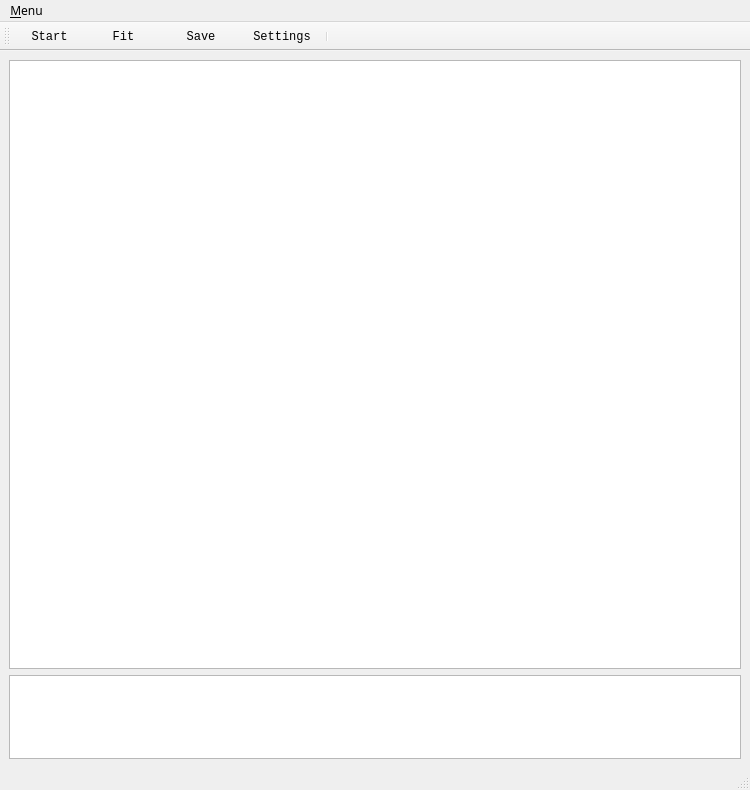
<?xml version="1.0" encoding="UTF-8"?>
<ui version="4.0">
 <class>MainWindow</class>
 <widget class="QMainWindow" name="MainWindow">
  <property name="geometry">
   <rect>
    <x>0</x>
    <y>0</y>
    <width>750</width>
    <height>790</height>
   </rect>
  </property>
  <property name="font">
   <font>
    <family>MS Reference Sans Serif</family>
   </font>
  </property>
  <property name="windowTitle">
   <string>qudi: HBT</string>
  </property>
  <widget class="QWidget" name="centralwidget">
   <layout class="QVBoxLayout" name="verticalLayout_2">
    <item>
     <widget class="PlotWidget" name="rabi_plot_PlotWidget"/>
    </item>
    <item>
     <widget class="QTextBrowser" name="fit_results_Text">
      <property name="sizePolicy">
       <sizepolicy hsizetype="Expanding" vsizetype="Preferred">
        <horstretch>0</horstretch>
        <verstretch>0</verstretch>
       </sizepolicy>
      </property>
      <property name="minimumSize">
       <size>
        <width>0</width>
        <height>50</height>
       </size>
      </property>
      <property name="maximumSize">
       <size>
        <width>16777215</width>
        <height>16777215</height>
       </size>
      </property>
      <property name="baseSize">
       <size>
        <width>0</width>
        <height>50</height>
       </size>
      </property>
      <property name="verticalScrollBarPolicy">
       <enum>Qt::ScrollBarAlwaysOff</enum>
      </property>
      <property name="horizontalScrollBarPolicy">
       <enum>Qt::ScrollBarAsNeeded</enum>
      </property>
      <property name="sizeAdjustPolicy">
       <enum>QAbstractScrollArea::AdjustToContents</enum>
      </property>
      <property name="html">
       <string>&lt;!DOCTYPE HTML PUBLIC &quot;-//W3C//DTD HTML 4.0//EN&quot; &quot;http://www.w3.org/TR/REC-html40/strict.dtd&quot;&gt;
&lt;html&gt;&lt;head&gt;&lt;meta name=&quot;qrichtext&quot; content=&quot;1&quot; /&gt;&lt;style type=&quot;text/css&quot;&gt;
p, li { white-space: pre-wrap; }
&lt;/style&gt;&lt;/head&gt;&lt;body style=&quot; font-family:'MS Reference Sans Serif'; font-size:8.25pt; font-weight:400; font-style:normal;&quot;&gt;
&lt;p style=&quot;-qt-paragraph-type:empty; margin-top:0px; margin-bottom:0px; margin-left:0px; margin-right:0px; -qt-block-indent:0; text-indent:0px; font-family:'MS Shell Dlg 2';&quot;&gt;&lt;br /&gt;&lt;/p&gt;&lt;/body&gt;&lt;/html&gt;</string>
      </property>
     </widget>
    </item>
   </layout>
  </widget>
  <widget class="QMenuBar" name="menubar">
   <property name="geometry">
    <rect>
     <x>0</x>
     <y>0</y>
     <width>750</width>
     <height>21</height>
    </rect>
   </property>
   <widget class="QMenu" name="menuView">
    <property name="title">
     <string>&amp;Menu</string>
    </property>
    <addaction name="actionClose"/>
   </widget>
   <addaction name="menuView"/>
  </widget>
  <widget class="QStatusBar" name="statusbar"/>
  <widget class="QToolBar" name="counting_control_ToolBar">
   <property name="font">
    <font>
     <family>Consolas</family>
    </font>
   </property>
   <property name="windowTitle">
    <string>Counting Controls</string>
   </property>
   <property name="toolButtonStyle">
    <enum>Qt::ToolButtonTextUnderIcon</enum>
   </property>
   <attribute name="toolBarArea">
    <enum>TopToolBarArea</enum>
   </attribute>
   <attribute name="toolBarBreak">
    <bool>false</bool>
   </attribute>
   <addaction name="run_rabi_Action"/>
   <addaction name="fit_rabi_Action"/>
   <addaction name="save_rabi_Action"/>
   <addaction name="settings_Action"/>
   <addaction name="separator"/>
  </widget>
  <action name="run_rabi_Action">
   <property name="checkable">
    <bool>true</bool>
   </property>
   <property name="icon">
    <iconset>
     <normaloff>assets/start-counter.svg</normaloff>
     <normalon>assets/stop-counter.svg</normalon>assets/start-counter.svg</iconset>
   </property>
   <property name="text">
    <string>Run</string>
   </property>
   <property name="iconText">
    <string> Start </string>
   </property>
   <property name="toolTip">
    <string>Start a measurement</string>
   </property>
  </action>
  <action name="save_rabi_Action">
   <property name="icon">
    <iconset>
     <normaloff>assets/document-save.svg</normaloff>assets/document-save.svg</iconset>
   </property>
   <property name="text">
    <string>Save</string>
   </property>
   <property name="iconText">
    <string>  Save  </string>
   </property>
   <property name="toolTip">
    <string>Save measurement to file</string>
   </property>
  </action>
  <action name="fit_rabi_Action">
   <property name="icon">
    <iconset>
     <normaloff>assets/graph.svg</normaloff>assets/graph.svg</iconset>
   </property>
   <property name="text">
    <string>Fit</string>
   </property>
   <property name="iconText">
    <string>  Fit  </string>
   </property>
   <property name="toolTip">
    <string>Fit model to the data</string>
   </property>
   <property name="font">
    <font>
     <family>Consolas</family>
    </font>
   </property>
  </action>
  <action name="actionClose">
   <property name="icon">
    <iconset>
     <normaloff>../../../../../src/qudi/artwork/icons/oxygen/22x22/application-exit.png</normaloff>../../../../../src/qudi/artwork/icons/oxygen/22x22/application-exit.png</iconset>
   </property>
   <property name="text">
    <string>Close</string>
   </property>
  </action>
  <action name="settings_Action">
   <property name="icon">
    <iconset>
     <normaloff>assets/configure.svg</normaloff>assets/configure.svg</iconset>
   </property>
   <property name="text">
    <string>Settings</string>
   </property>
   <property name="toolTip">
    <string>Setting Dialog</string>
   </property>
  </action>
 </widget>
 <customwidgets>
  <customwidget>
   <class>PlotWidget</class>
   <extends>QGraphicsView</extends>
   <header>pyqtgraph</header>
  </customwidget>
 </customwidgets>
 <resources/>
 <connections>
  <connection>
   <sender>actionClose</sender>
   <signal>triggered()</signal>
   <receiver>MainWindow</receiver>
   <slot>close()</slot>
   <hints>
    <hint type="sourcelabel">
     <x>-1</x>
     <y>-1</y>
    </hint>
    <hint type="destinationlabel">
     <x>399</x>
     <y>299</y>
    </hint>
   </hints>
  </connection>
 </connections>
</ui>
